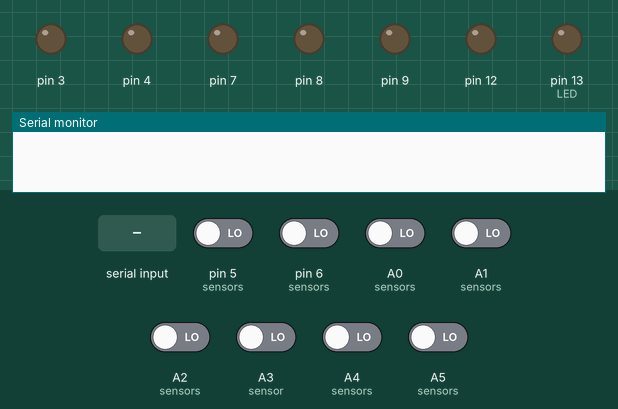
A sketch run on a simulated Arduino Uno, built with avr-gcc and run on an emulated ATmega328P. Shown: output pins drawn as LEDs (lit = HIGH), the last lines printed to the serial monitor. The test bench sets the inputs (shaded band); at power-on: A0 (sensors), A1 (sensors), A2 (sensors), A3 (sensor), A4 (sensors), A5 (sensors), pin 5 (sensors), pin 6 (sensors) LOW.

Above: at 1.2 s.
1.3 s: pin 5 (sensors) driven HIGH
At 1.8 s:
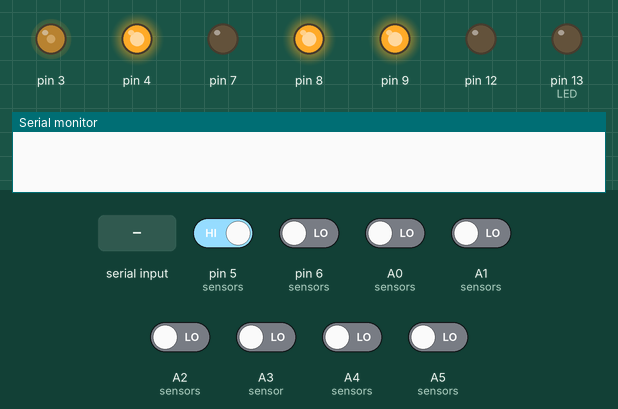
2.8 s: "p90\n" received over Serial
At 3.4 s:
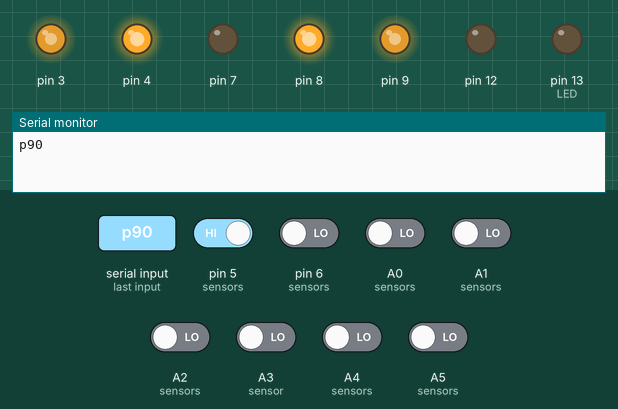
4.3 s: "p,45\n" received over Serial
At 4.7 s:
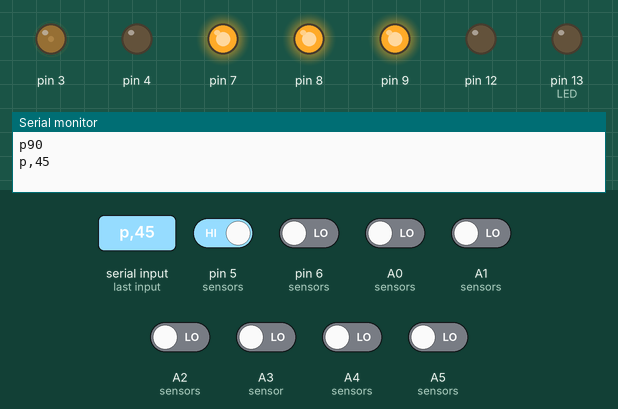
5.8 s: pin 6 (sensors) driven HIGH
At 6.4 s:
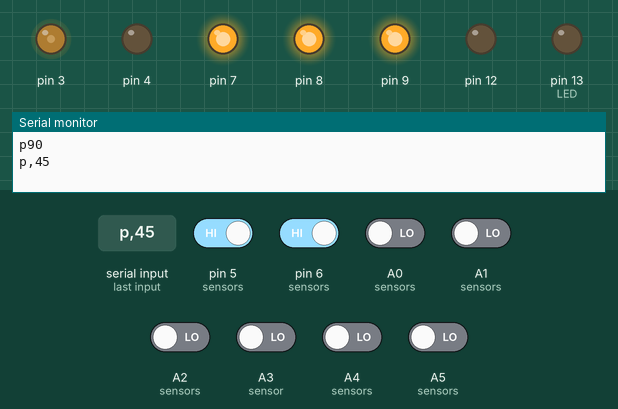
7.3 s: A0 (sensors) driven HIGH
At 7.6 s:
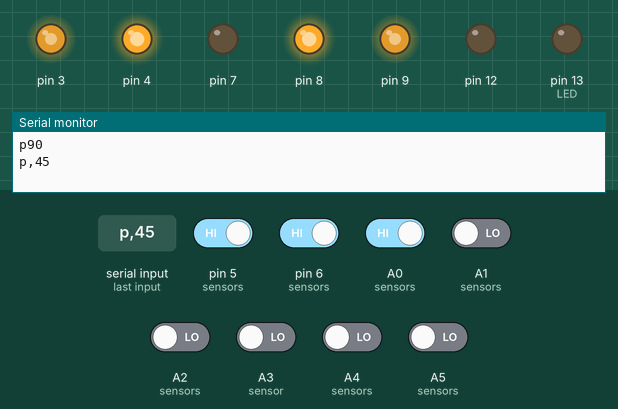
8.8 s: A3 (sensor) driven HIGH
At 9.9 s:
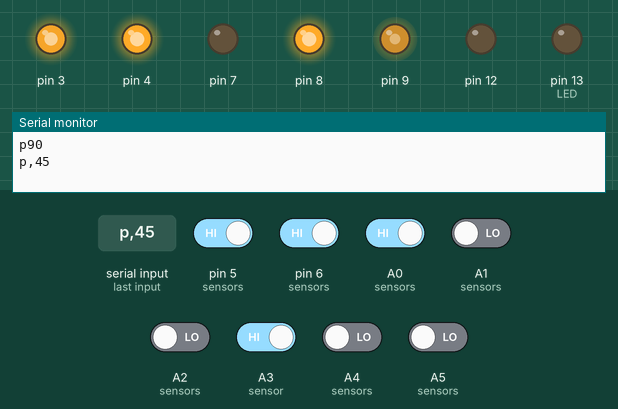
Timing chart, 0 to 11.3 s (numbered marks = the images above; inputs shaded):
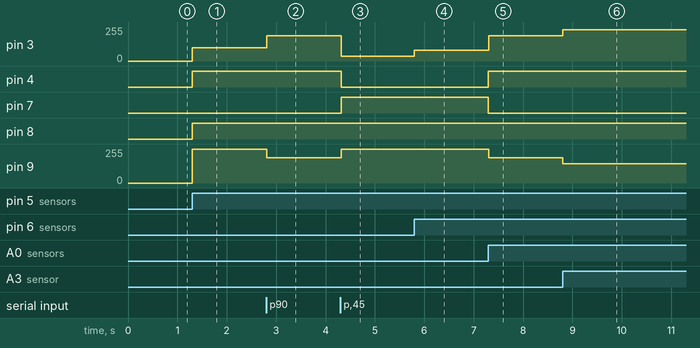

The sketch:

Linefollower_race_track.ino
```cpp
////////////////////////////////////////////////////////////////////////////////////////////////////////////////////////
/////////////////////////////////////Line Follower Robot with 8 sensor array////////////////////////////////////////////
////////////////////////////////////////////////////////////////////////////////////////////////////////////////////////
////////////////////////////////////////////////////////////////////////////////////////////////////////////////////////
////////////////////////////////////////////////////////////////////////////////////////////////////////////////////////
////////Project Contributors: Samannoy Ghosh, Ritam Ghosh///////////////////////////////////////////////////////////////
////////Special Thanks to Sagnik Roy////////////////////////////////////////////////////////////////////////////////////
////////////////////////////////////////////////////////////////////////////////////////////////////////////////////////

////////Details: Line Follower Robot for a fast race track of white or black color//////////////////////////////////////


String readString;    //string to read data from android app using bluetooth
int s[8],fspeed=190;
int kp=18,kd=65,temp,sum,error=0,preverr=0,rate=0,corr,poscor,negcor,flag=0,d=0,j, flag2=0;
float ki=0,i=0;

void setup()
{
  Serial.begin(9600);
  pinMode(4,OUTPUT);
  pinMode(3,OUTPUT);
  pinMode(7,OUTPUT);
  pinMode(8,OUTPUT);
  pinMode(9,OUTPUT);
  pinMode(12,OUTPUT); /* 4 and 7 control the direction of right wheel. 3 controls the speed of right wheel. 8 and 12 control the direction of  wheel. 9 controls the speed of left wheel. */
  pinMode(13,OUTPUT); /* LED Pin, useful as indicator for checkpoints */
  pinMode(A0,INPUT);      //
  pinMode(A1,INPUT);
  pinMode(A2,INPUT);
  pinMode(A3,INPUT);      //8 sensor input pins
  pinMode(A4,INPUT);
  pinMode(A5,INPUT);
  pinMode(5,INPUT);
  pinMode(6,INPUT);       //
}


//Custom functions are defined for use of use

void forward(float lspeed, float rspeed)
{
  digitalWrite(4,HIGH);
  digitalWrite(7,LOW);
  analogWrite(3,rspeed);
  digitalWrite(8,HIGH);
  digitalWrite(12,LOW);
  analogWrite(9,lspeed);
}

void backward(float lspeed, float rspeed)
{
  digitalWrite(4,LOW);
  digitalWrite(7,HIGH);
  analogWrite(3,rspeed);
  digitalWrite(8,LOW);
  digitalWrite(12,HIGH);
  analogWrite(9,lspeed);
}

void left(float lspeed, float rspeed)
{
  digitalWrite(4,HIGH);
  digitalWrite(7,LOW);
  analogWrite(3,rspeed);
  digitalWrite(8,LOW);
  digitalWrite(12,HIGH);
  analogWrite(9,lspeed);
}

void right(float lspeed, float rspeed)
{
  digitalWrite(4,LOW);
  digitalWrite(7,HIGH);
  analogWrite(3,rspeed);
  digitalWrite(8,HIGH);
  digitalWrite(12,LOW);
  analogWrite(9,lspeed);
}

void sensors()
{
  //storing sensor input data on an array

  s[0]=digitalRead(A0);
  s[1]=digitalRead(A1);
  s[2]=digitalRead(A2);
  s[3]=digitalRead(A3);
  s[4]=digitalRead(A4);
  s[5]=digitalRead(A5);
  s[6]=digitalRead(5);
  s[7]=digitalRead(6);

  if(s[0]==1 && s[7]==1) //black on white track
  flag2=1;

  if(s[0]==0 && s[7]==0) //white on black track
  flag2=0;

  if(flag2==1)
  {
    for(j=0;j<8;j++)
    {
    s[j]=1-s[j];
    }
  }

  sum=s[0]+s[1]+s[2]+s[3]+s[4]+s[5]+s[6]+s[7];        //s[0] is the left most sensor and s[7] is the right most sensor
}

void loop()
{


/////////////////////////////////////////////////////////////////////////////////
/////////////////////////////////////////////////////////////////////////////////
//The following code is used to get the values of the pid tuning parameters
//from android phone. Instead of hardcoding the pid constant values and checking
//each time and correcting them after every run, the values are being sent
//through a bluetooth module HC-05 from an android app to the bot. The below
//code fetches the data received from the app and correspondingly saves the pid
//constant value during the run. In this way the bot can be tuned without stopping
//and uploading code after each run.
// ***however the values will be deleted when powered down.If you want to store
//the values permanently, use EEPROM read and write commands Carefully!!


 while ( Serial.available() )
   {    // While there is data in the buffer
     delay( 3 );
     char c = Serial.read();
     readString += c;
   }
 if ( readString.length() >0 )
 {
    Serial.println( readString );
         if ( readString[0] == 'p' ) //to check whether it is P or I or D
         {
          readString.remove(0,2); //remove p and =
          kp=readString.toInt();  //convert string to int and store in kp
         }

         if ( readString[0] == 'i' ) //to check whether it is P or I or D
         {
          readString.remove(0,2); //remove i and =
          int temp=readString.toInt(); //convert string to int and store in temp
          ki=(temp/1000000);  // convert int to float of the order of 0.000001
         }
         if ( readString[0] == 'd' ) //to check whether it is P or I or D
         {
          readString.remove(0,2); //remove d and =
          kd=readString.toInt();  //convert string to int and store in kd
         }

         if ( readString[0] == 's' ) //to check whether it is P or I or D or fspeed
         {
          readString.remove(0,2); //remove s and =
          fspeed=readString.toInt();  //convert string to int and store in fspeed
         }
    readString="";
}


/////////////////////////////////////////////////////////////////////////////////
/////////////////////////////////////////////////////////////////////////////////

  sensors();      //initialising the sensors to start reading data

  if(s[0]==1 && s[7]==0)      //sharp left or a left 90 degree turn
       {
         if (d==0)
         {flag=1;
          d=500;}

       }

  if(s[0]==0 && s[7]==1)      //sharp right or a right 90 degree turn
       {
         if (d==0)
         {flag=2;
         d=500;}
       }

 if (sum==0)                  //no line detected by the sensors
  {

    if (flag==1)              //remembers the last flag set previously and acts corrspondingly
     left(140,140);
    else if (flag==2)
     right(140,140);
     }

  else

  {
    if ((sum==1 && (s[3]==1 || s[4]==1)) || (s[3]==1 && s[4]==1))     //4 point plus like crossing or a straight line
   error=0;

   else
    error=((-3.5*s[0])+(-2.5*s[1])+(-1.5*s[2])+(-0.5*s[3])+(0.5*s[4])+(1.5*s[5])+(2.5*s[6])+(3.5*s[7]))*2/sum;


  rate=error-preverr;
  i=i+error;
  corr=kp*error+kd*rate+ki*i;

  poscor=fspeed+corr;
  negcor=fspeed-corr;

      if(poscor>255)
        poscor=255;   //set max pwm as 255
      if (poscor<-255)
        poscor=-255;
      if(negcor>255)
        negcor=255;
      if(negcor<-255)
        negcor=-255;

      if(poscor<0)
        left(-poscor,negcor);
      else if(negcor<0)
        right(poscor,-negcor);
      else
        forward(poscor,negcor);
  }


      preverr=error;    //storing the error value in preverr
      if (d>0)
       d--;

}
```

Measured:
- after the input at 1.3 s, pin 3: 0/255 → 100/255 at once; pin 4, pin 8: LOW → HIGH at once; pin 9: 0/255 → 255/255 at once
- after the input at 2.8 s, pin 3: 100/255 → 190/255 at once; pin 9: 255/255 → 190/255 at once
- after the input at 4.3 s, pin 3: 190/255 → 35/255 at once; pin 4: HIGH → LOW at once; pin 7: LOW → HIGH at once; pin 9: 190/255 → 255/255 at once
- after the input at 5.8 s, pin 3: 35/255 → 80/255 at once
- after the input at 7.3 s, pin 3: 80/255 → 190/255 at once; pin 4: LOW → HIGH at once; pin 7: HIGH → LOW at once; pin 9: 255/255 → 190/255 at once
- after the input at 8.8 s, pin 3: 190/255 → 235/255 at once; pin 9: 190/255 → 145/255 at once
